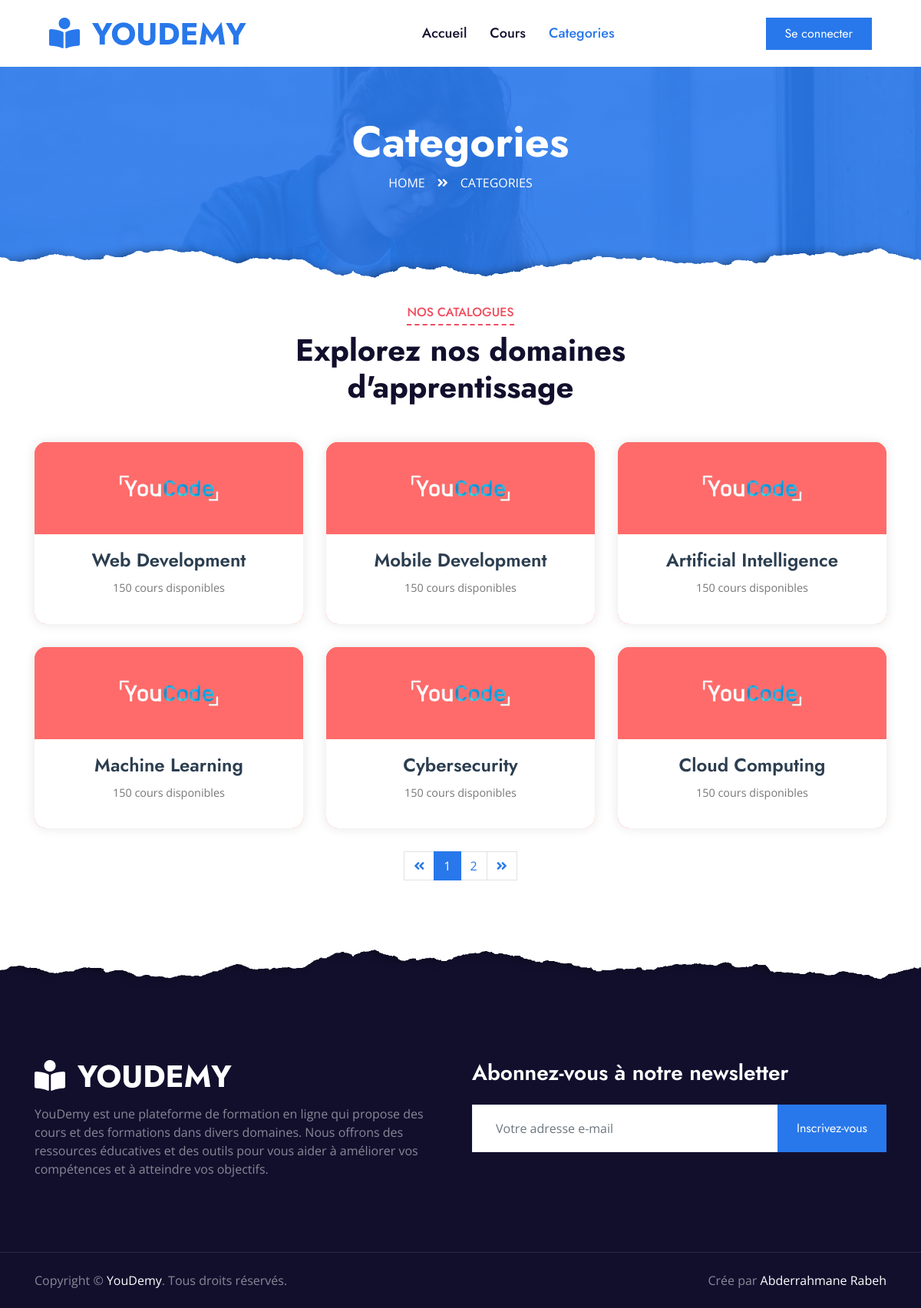
Screenshot of /pages/ListCategory.php with the database file from the repository.
### tables this page shows
CREATE TABLE categories (
    id_category INT PRIMARY KEY AUTO_INCREMENT,
    category_name VARCHAR(50)
);

### classes/Database.php (called while the page is built, shortened)
<?php
class Database
{
    private static $instance = null;
    private $connection;
    private function __construct()
    {
        $dsn = 'mysql:host=localhost;dbname=youdemy_db';
        $username = 'root';
        $password = '';
        $this->connection = new PDO($dsn, $username, $password);
        $this->connection->setAttribute(PDO::ATTR_ERRMODE, PDO::ERRMODE_EXCEPTION);
        $this->connection->setAttribute(PDO::ATTR_DEFAULT_FETCH_MODE, PDO::FETCH_ASSOC);
    }
    public static function getInstance()
    {
        if (self::$instance === null) {
            self::$instance = (new Database())->getConnection();
        }
        return self::$instance;
    }
    public function getConnection()
    {
        return $this->connection;
    }
}

### models/categoryModel.php (called while the page is built, shortened)
<?php
require_once '../classes/Database.php';
require_once '../classes/Category.php';
class CategoryModel
{
    public $CategoryPerPage = 6;
    private $db;
    public function __construct()
    {
        $this->db = Database::getInstance();
    }
    public function Nbr_Category()
    {
        $query = $this->db->prepare("SELECT count(*) AS total FROM categories");
        $query->execute();
        $result = $query->fetch();
        return $result['total'];
    }
    public function getCategoriesDetails($page = 1)
    {
        $offset = ($page - 1) * $this->CategoryPerPage;
        $sql = "SELECT * FROM categories LIMIT :offset, :limit";
        $stmt = $this->db->prepare($sql);
        $stmt->bindValue(':offset', $offset, \PDO::PARAM_INT);
        $stmt->bindValue(':limit', $this->CategoryPerPage, \PDO::PARAM_INT);
        $stmt->execute();
        $category = $stmt->fetchAll();
        $categoryObj = [];
        foreach ($category as $cat) {
            $categoryObj[] = new Category($cat['id_category'], $cat['category_name']);
        }
        return $categoryObj;
    }
}

### classes/Category.php (called while the page is built, shortened)
<?php
class Category
{
    public function __construct($id_category, $category_name)
    {
        $this->id_category = $id_category;
        $this->category_name = $category_name;
    }
    public function __get($attr)
    {
        return $this->$attr;
    }
}

### pages/ListCategory.php (the view, shortened to what this page needs)
<?php
require_once '../models/CategoryModel.php';
$CategoryModel = new CategoryModel();
if (isset($_GET['page'])) {
    $page = $_GET['page'];
} else {
    $page = 1;
}
$categoryObj = $CategoryModel->getCategoriesDetails($page);
$LigneParPage = $CategoryModel->CategoryPerPage;
$totalLignes = $CategoryModel->Nbr_Category();
$LignesSelectioner = ceil($totalLignes / $LigneParPage);
?>
<!DOCTYPE html>
<html lang="en">
<head>
    <link href="https://cdnjs.cloudflare.com/ajax/libs/font-awesome/5.10.0/css/all.min.css" rel="stylesheet">
    <link href="../assets/js/owlcarousel/assets/owl.carousel.min.css" rel="stylesheet">
    <link href="../assets/css/style.css" rel="stylesheet">
</head>
<body>
    <div class="container-fluid p-0">
        <nav class="navbar navbar-expand-lg bg-white navbar-light py-3 py-lg-0 px-lg-5">
            <a href="../index.php" class="navbar-brand ml-lg-3">
                <h1 class="m-0 text-uppercase text-primary"><i class="fa fa-book-reader mr-3"></i>YouDemy</h1>
            </a>
            <div class="collapse navbar-collapse justify-content-between px-lg-3" id="navbarCollapse">
                <div class="navbar-nav mx-auto py-0">
                    <a href="../index.php" class="nav-item nav-link">Accueil</a>
                    <a href="./courses.php" class="nav-item nav-link">Cours</a>
                    <a href="./ListCategory.php" class="nav-item nav-link active">Categories</a>
                </div>
                <?php if (isset($_SESSION['utilisateur'])): ?>
                    <div class="nav-item dropdown">
                        <a href="#" class="nav-link dropdown-toggle"
                            style="text-decoration: none;color: black;font-weight: bold;border-radius: 5px;padding: 5px 10px;background-color: #f5f5f5;"
                            data-toggle="dropdown"><?php echo $_SESSION['utilisateur']['nom']; ?></a>
                        <div class="dropdown-menu m-0" style="border-radius: 5px;">
                            <a href="mesCours.php" class="dropdown-item">Mes Cours</a>
                            <a href="../actions/lougout.php" class="dropdown-item"><i class="fas fa-sign-out-alt"></i></a>
                        </div>
                    </div>
                <?php else: ?>
                    <a href="./seConnecter.php" class="btn btn-primary py-2 px-4 d-none d-lg-block">Se connecter</a>
                <?php endif; ?>
            </div>
        </nav>
    </div>
    <div class="jumbotron jumbotron-fluid page-header position-relative overlay-bottom">
        <div class=" container text-center">
            <h1 class="text-white display-4">Categories</h1>
            <div class="d-inline-flex text-white mb-5">
                <p class="m-0 text-uppercase"><a class="text-white" href="">Home</a></p>
                <i class="fa fa-angle-double-right pt-1 px-3"></i>
                <p class="m-0 text-uppercase">Categories</p>
            </div>
        </div>
    </div>
    <div class="container-fluid">
        <div class="container">
            <div class="row mx-0 justify-content-center">
                <div class="col-lg-8">
                    <div class="section-title text-center position-relative mb-5">
                        <h6 class="d-inline-block position-relative text-secondary text-uppercase pb-2">Nos Catalogues
                        </h6>
                        <h1 class="display-5">Explorez nos domaines d'apprentissage</h1>
                    </div>
                </div>
            </div>
            <div class="row">
                <?php foreach ($categoryObj as $category): ?>
                    <div class="col-lg-4 col-md-6">
                        <a href="courses.php?category_id=<?= $category->id_category ?>" class="category-link">
                            <div class="category-card development">
                                <div class="category-icon">
                                    <img src="../assets/img/ycd.png" alt="" style="width: 150px; height: 150px;">
                                </div>
                                <div class="category-content">
                                    <h3 class="category-title"><?= $category->category_name ?></h3>
                                    <p class="category-count">150 cours disponibles</p>
                                </div>
                            </div>
                        </a>
                    </div>
                <?php endforeach; ?>
            </div>
            <nav>
                <ul class="pagination justify-content-center mb-0">
                    <li class="page-item">
                        <?php
                        if ($page > 1) {
                            $previous = $page - 1;
                            echo "<a class='page-link' href='?page=$previous'><i class='fa fa-angle-double-left'></i></a>";
                        } else {
                            echo "<a class='page-link' href='?page=1'><i class='fa fa-angle-double-left'></i></a>";
                        }
                        ?>
                    </li>
                    <?php
                    for ($i = 1; $i <= $LignesSelectioner; $i++) {
                        if ($page == $i) {
                            echo "<li class='page-item active'><a class='page-link' href='#'>$i<span class='sr-only'></span></a></li>";
                        } else {
                            echo "<li class='page-item'><a class='page-link' href='?page=$i'>$i</a></li>";
                        }
                    }
                    ?>
                    <li class="page-item">
                        <?php
                        if ($page < $LignesSelectioner) {
                            $suivant = $page + 1;
                            echo "<a class='page-link' href='?page=$suivant'><i class='fa fa-angle-double-right'></i></a>";
                        } else {
                            echo "<a class='page-link' href='?page=$LignesSelectioner'><i class='fa fa-angle-double-right'></i></a>";
                        }
                        ?>
                    </li>
                </ul>
            </nav>
        </div>
    </div>
    <div class="container-fluid position-relative overlay-top bg-dark text-white-50 py-5" style="margin-top: 90px;">
        <div class="container mt-5 pt-5">
            <div class="row">
                <div class="col-md-6 mb-5">
                    <a href="index.html" class="navbar-brand">
                        <h1 class="mt-n2 text-uppercase text-white"><i class="fa fa-book-reader mr-3"></i>YouDemy</h1>
                    </a>
                    <p class="m-0">YouDemy est une plateforme de formation en ligne qui propose des cours et des
                        formations dans divers domaines. Nous offrons des ressources éducatives et des outils pour vous
                        aider à améliorer vos compétences et à atteindre vos objectifs.</p>
                </div>
                <div class="col-md-6 mb-5">
                    <h3 class="text-white mb-4">Abonnez-vous à notre newsletter</h3>
                    <div class="w-100">
                        <div class="input-group">
                            <input type="text" class="form-control border-light" style="padding: 30px;"
                                placeholder="Votre adresse e-mail">
                            <div class="input-group-append">
                                <button class="btn btn-primary px-4">Inscrivez-vous</button>
                            </div>
                        </div>
                    </div>
                </div>
            </div>
        </div>
    </div>
    <div class="container-fluid bg-dark text-white-50 border-top py-4"
        style="border-color: rgba(256, 256, 256, .1) !important;">
        <div class="container">
            <div class="row">
                <div class="col-md-6 text-center text-md-left mb-3 mb-md-0">
                    <p class="m-0">Copyright &copy; <a class="text-white" href="#">YouDemy</a>. Tous droits réservés.
                    </p>
                </div>
                <div class="col-md-6 text-center text-md-right">
                    <p class="m-0">Crée par <a class="text-white" href="https://htmlcodex.com">Abderrahmane Rabeh</a>
                    </p>
                </div>
            </div>
        </div>
    </div>
</body>
</html>

### pages/ListCategory.php (style rules this page uses)
.category-card { border-radius: 15px; overflow: hidden; transition: transform 0.3s ease-in-out; margin-bottom: 30px; box-shadow: 0 0 15px rgba(0, 0, 0, 0.1); }
.category-icon { height: 120px; display: flex; align-items: center; justify-content: center; background-color: #FF6B6B; color: white; font-size: 3rem; }
.category-content { padding: 20px; text-align: center; background: white; }
.category-title { font-size: 1.5rem; margin-bottom: 10px; color: #2C3E50; }
.category-count { color: #777; font-size: 0.9rem; }
.category-link { text-decoration: none; color: inherit; }
.category-card.development { background: linear-gradient(45deg, #FF6B6B, #FF8E53); }

### rows the page displays
categories: category_name "Web Development"
categories: category_name "Mobile Development"
categories: category_name "Artificial Intelligence"
categories: category_name "Machine Learning"
categories: category_name "Cybersecurity"
categories: category_name "Cloud Computing"
